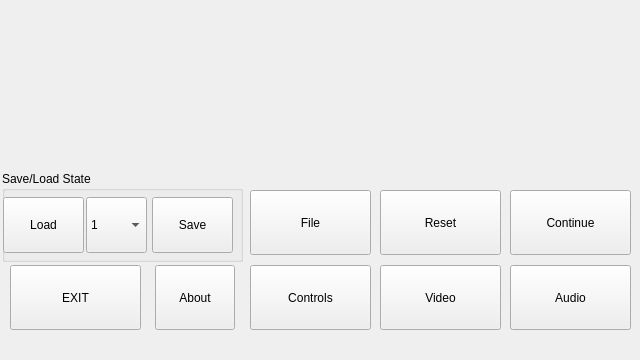
<?xml version="1.0" encoding="UTF-8"?>
<ui version="4.0">
 <class>EmuSettingsClass</class>
 <widget class="QMainWindow" name="EmuSettingsClass">
  <property name="geometry">
   <rect>
    <x>0</x>
    <y>0</y>
    <width>640</width>
    <height>360</height>
   </rect>
  </property>
  <property name="windowTitle">
   <string>MainWindow</string>
  </property>
  <property name="styleSheet">
   <string notr="true"/>
  </property>
  <widget class="QWidget" name="centralwidget">
   <widget class="QPushButton" name="fileButton">
    <property name="geometry">
     <rect>
      <x>250</x>
      <y>190</y>
      <width>121</width>
      <height>65</height>
     </rect>
    </property>
    <property name="text">
     <string>File</string>
    </property>
   </widget>
   <widget class="QPushButton" name="controlsButton">
    <property name="geometry">
     <rect>
      <x>250</x>
      <y>265</y>
      <width>121</width>
      <height>65</height>
     </rect>
    </property>
    <property name="text">
     <string>Controls</string>
    </property>
   </widget>
   <widget class="QPushButton" name="exitButton">
    <property name="geometry">
     <rect>
      <x>10</x>
      <y>265</y>
      <width>131</width>
      <height>65</height>
     </rect>
    </property>
    <property name="text">
     <string>EXIT</string>
    </property>
   </widget>
   <widget class="QPushButton" name="audioButton">
    <property name="geometry">
     <rect>
      <x>510</x>
      <y>265</y>
      <width>121</width>
      <height>65</height>
     </rect>
    </property>
    <property name="text">
     <string>Audio</string>
    </property>
   </widget>
   <widget class="QPushButton" name="ContinueButton">
    <property name="geometry">
     <rect>
      <x>510</x>
      <y>190</y>
      <width>121</width>
      <height>65</height>
     </rect>
    </property>
    <property name="text">
     <string>Continue</string>
    </property>
   </widget>
   <widget class="QWidget" name="settingsViewWidget" native="true">
    <property name="geometry">
     <rect>
      <x>0</x>
      <y>0</y>
      <width>640</width>
      <height>150</height>
     </rect>
    </property>
    <widget class="QLabel" name="atntLabel">
     <property name="geometry">
      <rect>
       <x>0</x>
       <y>0</y>
       <width>640</width>
       <height>170</height>
      </rect>
     </property>
     <property name="styleSheet">
      <string notr="true">QLabel{
	background-image: url(:/graphics/gfx/gnuboy_logo.png);
    background-repeat: no-repeat;
	background-position: center;
}</string>
     </property>
     <property name="text">
      <string/>
     </property>
    </widget>
   </widget>
   <widget class="QGroupBox" name="saveloadState">
    <property name="geometry">
     <rect>
      <x>2</x>
      <y>171</y>
      <width>241</width>
      <height>91</height>
     </rect>
    </property>
    <property name="styleSheet">
     <string notr="true"/>
    </property>
    <property name="title">
     <string>Save/Load State</string>
    </property>
    <widget class="QPushButton" name="saveStateButton">
     <property name="geometry">
      <rect>
       <x>150</x>
       <y>26</y>
       <width>81</width>
       <height>56</height>
      </rect>
     </property>
     <property name="text">
      <string>Save</string>
     </property>
    </widget>
    <widget class="QComboBox" name="saveSlotBox">
     <property name="geometry">
      <rect>
       <x>84</x>
       <y>26</y>
       <width>61</width>
       <height>56</height>
      </rect>
     </property>
     <item>
      <property name="text">
       <string>1</string>
      </property>
     </item>
     <item>
      <property name="text">
       <string>2</string>
      </property>
     </item>
     <item>
      <property name="text">
       <string>3</string>
      </property>
     </item>
     <item>
      <property name="text">
       <string>4</string>
      </property>
     </item>
     <item>
      <property name="text">
       <string>5</string>
      </property>
     </item>
    </widget>
    <widget class="QPushButton" name="loadStateButton">
     <property name="geometry">
      <rect>
       <x>1</x>
       <y>26</y>
       <width>81</width>
       <height>56</height>
      </rect>
     </property>
     <property name="text">
      <string>Load</string>
     </property>
    </widget>
   </widget>
   <widget class="QPushButton" name="videoButton">
    <property name="geometry">
     <rect>
      <x>380</x>
      <y>265</y>
      <width>121</width>
      <height>65</height>
     </rect>
    </property>
    <property name="text">
     <string>Video</string>
    </property>
   </widget>
   <widget class="QPushButton" name="resetButton">
    <property name="geometry">
     <rect>
      <x>380</x>
      <y>190</y>
      <width>121</width>
      <height>65</height>
     </rect>
    </property>
    <property name="text">
     <string>Reset</string>
    </property>
   </widget>
   <widget class="QPushButton" name="aboutButton">
    <property name="geometry">
     <rect>
      <x>155</x>
      <y>265</y>
      <width>80</width>
      <height>65</height>
     </rect>
    </property>
    <property name="text">
     <string>About</string>
    </property>
   </widget>
   <widget class="QLabel" name="separator">
    <property name="geometry">
     <rect>
      <x>0</x>
      <y>150</y>
      <width>640</width>
      <height>20</height>
     </rect>
    </property>
    <property name="styleSheet">
     <string notr="true">QLabel{
background-image: url(:/graphics/gfx/separator.png);
}</string>
    </property>
    <property name="text">
     <string/>
    </property>
   </widget>
  </widget>
  <widget class="QMenuBar" name="menubar">
   <property name="geometry">
    <rect>
     <x>0</x>
     <y>0</y>
     <width>640</width>
     <height>21</height>
    </rect>
   </property>
  </widget>
 </widget>
 <resources>
  <include location="gpspresources.qrc"/>
 </resources>
 <connections/>
</ui>
